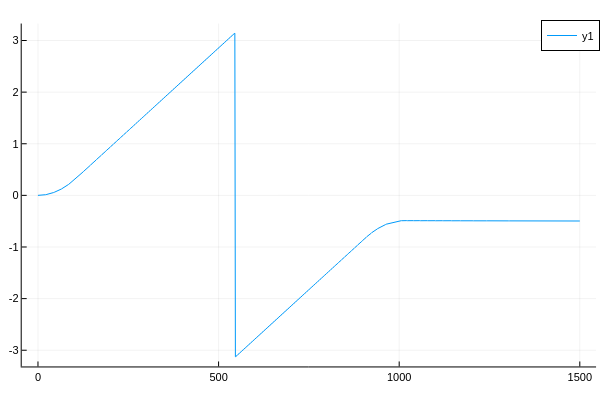

Notebook cell for this chart:
### Code cell
plot(tsamp,Δθ_soln)

### Figure 1 — Plotly figure (JSON) as saved in the notebook; plotly's stock layout.template omitted (floating-point values rounded to 4 significant figures; data arrays with more than 128 entries replaced by an {"elided": "..."} marker saying what was removed)
{"data": [{"colorbar": {"len": 0.9525, "title": "", "x": 0.9934, "y": 0.5139}, "legendgroup": "y1", "line": {"color": "rgba(0, 154, 250, 1.000)", "dash": "solid", "shape": "linear", "width": 1}, "mode": "lines", "name": "y1", "showlegend": true, "type": "scatter", "x": {"elided": "1000 float values"}, "xaxis": "x", "y": {"elided": "1000 float values"}, "yaxis": "y", "zmax": null, "zmin": null}], "layout": {"annotations": [], "height": 400, "legend": {"bgcolor": "rgba(255, 255, 255, 1.000)", "bordercolor": "rgba(0, 0, 0, 1.000)", "borderwidth": 1, "font": {"color": "rgba(0, 0, 0, 1.000)", "family": "sans-serif", "size": 11}, "title": {"font": {"color": "rgba(0, 0, 0, 1.000)", "family": "sans-serif", "size": 15}, "text": ""}, "tracegroupgap": 0, "traceorder": "normal", "x": 1, "xanchor": "auto", "y": 1, "yanchor": "auto"}, "margin": {"b": 20, "l": 0, "r": 0, "t": 20}, "paper_bgcolor": "rgba(255, 255, 255, 1.000)", "plot_bgcolor": "rgba(255, 255, 255, 1.000)", "showlegend": true, "width": 600, "xaxis": {"anchor": "y", "domain": [0.03619, 0.9934], "gridcolor": "rgba(0, 0, 0, 0.100)", "gridwidth": 0.5, "linecolor": "rgba(0, 0, 0, 1.000)", "mirror": false, "range": [-45, 1545], "showgrid": true, "showline": true, "showticklabels": true, "tickangle": 0, "tickcolor": "rgb(0, 0, 0)", "tickfont": {"color": "rgba(0, 0, 0, 1.000)", "family": "sans-serif", "size": 11}, "tickmode": "array", "ticks": "inside", "ticktext": ["0", "500", "1000", "1500"], "tickvals": [0, 500, 1000, 1500], "title": "", "titlefont": {"color": "rgba(0, 0, 0, 1.000)", "family": "sans-serif", "size": 15}, "type": "-", "visible": true, "zeroline": false, "zerolinecolor": "rgba(0, 0, 0, 1.000)"}, "yaxis": {"anchor": "x", "domain": [0.03762, 0.9902], "gridcolor": "rgba(0, 0, 0, 0.100)", "gridwidth": 0.5, "linecolor": "rgba(0, 0, 0, 1.000)", "mirror": false, "range": [-3.314, 3.329], "showgrid": true, "showline": true, "showticklabels": true, "tickangle": 0, "tickcolor": "rgb(0, 0, 0)", "tickfont": {"color": "rgba(0, 0, 0, 1.000)", "family": "sans-serif", "size": 11}, "tickmode": "array", "ticks": "inside", "ticktext": ["-3", "-2", "-1", "0", "1", "2", "3"], "tickvals": [-3, -2, -1, 0, 1, 2, 3], "title": "", "titlefont": {"color": "rgba(0, 0, 0, 1.000)", "family": "sans-serif", "size": 15}, "type": "-", "visible": true, "zeroline": false, "zerolinecolor": "rgba(0, 0, 0, 1.000)"}}}
